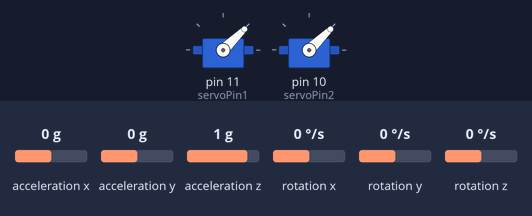
Recording of a sketch running on a simulated Arduino Uno, built with avr-gcc and run on an emulated ATmega328P. Parts: 2 × servo. The test bench sets the inputs (shaded band); at power-on: acceleration x 0 g, acceleration y 0 g, acceleration z 1 g, rotation x 0 °/s, rotation y 0 °/s, rotation z 0 °/s. What the sketch prints to the serial monitor is not drawn.

Above: at 0.1 s.
At 3.1 s:
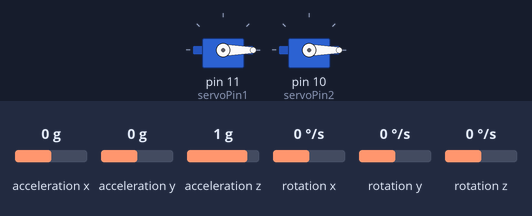
Timing chart, 0 to 4.6 s (numbered marks = the images above):
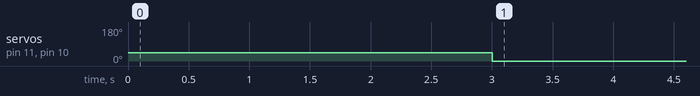

Measured:
- by itself, servo on pin 11 (servoPin1), servo on pin 10 (servoPin2): 44° → 0° at 3.0 s

The sketch:

sketch_jan9a.ino
```cpp
#include <Servo.h>
#include <PID_v2.h>
#include "MPU9250.h"

int val = 0;
int oldVal = 1000;
int servoPin1 = 11;
int servoPin2 = 10;
float pitch;
int intPitch = 0;

Servo servo1;
Servo servo2;

MPU9250 mpu;
double Kp = 0.3, Ki = 0.07, Kd = 0;
PID_v2 myPID(Kp, Ki, Kd, PID::Direct);

void setup() {
  Serial.begin(115200);
  Wire.begin();

  servo1.attach(servoPin1);
  servo2.attach(servoPin2);

  servo1.writeMicroseconds(1000); // send "stop" signal to ESC.
  servo2.writeMicroseconds(1000);

  if (!mpu.setup(0x68)) {  // change to your own address
        while (1) {
            Serial.println("MPU connection failed. Please check your connection with `connection_check` example.");
            delay(5000);
        }
  }

  myPID.SetOutputLimits(-200, 200);

  myPID.Start(pitch,                // input
              0,                    // current output
              0);                   // setpoint

  delay(3000); // delay to allow the ESC to recognize the stopped signal
  Serial.println("done");
}

void loop() {
  if(Serial.available() > 0){
    val = Serial.parseInt();
    //Serial.println(val);
    if (val <1000 || val > 1500){
      val = oldVal;
    }
  }
  oldVal = val;

  double pitchCorrectionFactor = myPID.Run(intPitch);
  //Serial.print("factor: ");
  //Serial.println(pitchCorrectionFactor);

  driveMotors(val + pitchCorrectionFactor, val - pitchCorrectionFactor);

  readPitch();
  Serial.println(pitch);
}

void readPitch(){
  if (mpu.update()) {
        static uint32_t prev_ms = millis();
        if (millis() > prev_ms + 25) {
            pitch = mpu.getPitch() - 6.8;
            intPitch = (int)pitch;
            prev_ms = millis();
        }
  }
}

void driveMotors(int thrust1, int thrust2){
  servo1.writeMicroseconds(thrust1 - 13); // Send signal to ESC.
  servo2.writeMicroseconds(thrust2);
}
```
